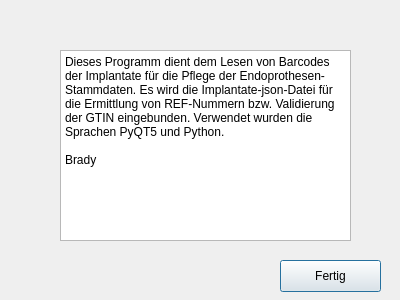
<?xml version="1.0" encoding="UTF-8"?>
<ui version="4.0">
 <class>Dialog</class>
 <widget class="QDialog" name="Dialog">
  <property name="geometry">
   <rect>
    <x>0</x>
    <y>0</y>
    <width>400</width>
    <height>300</height>
   </rect>
  </property>
  <property name="minimumSize">
   <size>
    <width>400</width>
    <height>300</height>
   </size>
  </property>
  <property name="maximumSize">
   <size>
    <width>400</width>
    <height>300</height>
   </size>
  </property>
  <property name="windowTitle">
   <string>Info</string>
  </property>
  <widget class="QPlainTextEdit" name="plainTextEdit">
   <property name="geometry">
    <rect>
     <x>60</x>
     <y>50</y>
     <width>291</width>
     <height>191</height>
    </rect>
   </property>
   <property name="plainText">
    <string>Dieses Programm dient dem Lesen von Barcodes der Implantate für die Pflege der Endoprothesen-Stammdaten. Es wird die Implantate-json-Datei für die Ermittlung von REF-Nummern bzw. Validierung der GTIN eingebunden. Verwendet wurden die Sprachen PyQT5 und Python.

Brady</string>
   </property>
  </widget>
  <widget class="QPushButton" name="pushButton_ok">
   <property name="geometry">
    <rect>
     <x>280</x>
     <y>260</y>
     <width>101</width>
     <height>32</height>
    </rect>
   </property>
   <property name="text">
    <string>Fertig</string>
   </property>
  </widget>
 </widget>
 <resources/>
 <connections/>
</ui>
